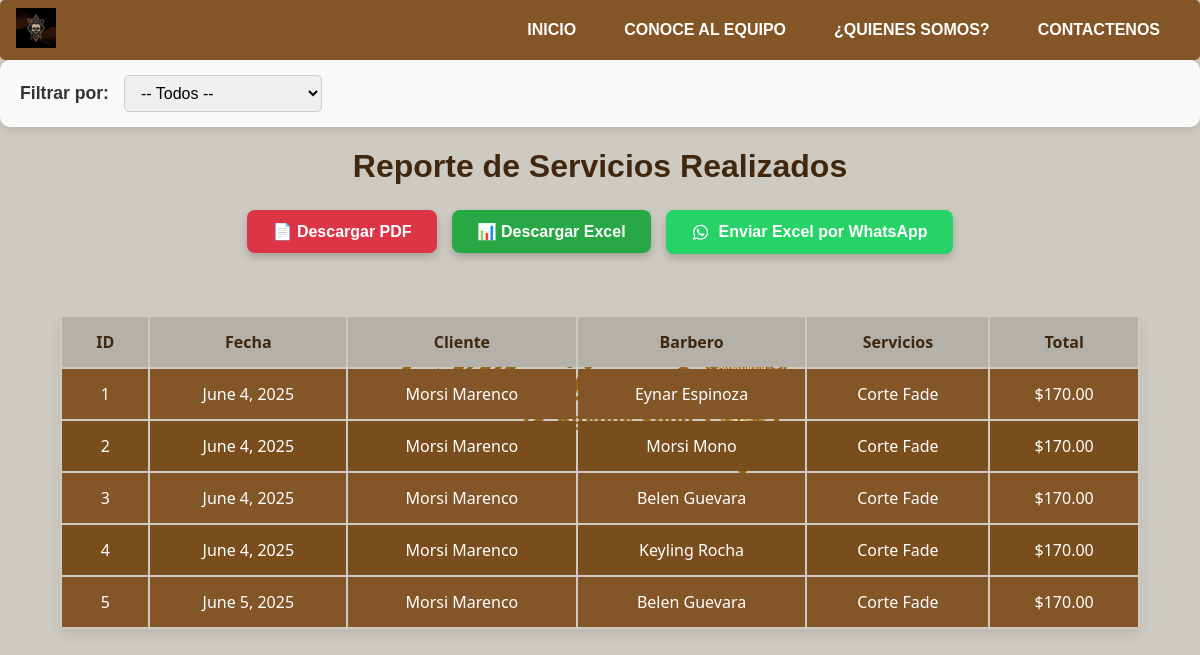
The app's page /reporte-servicios/, older data.
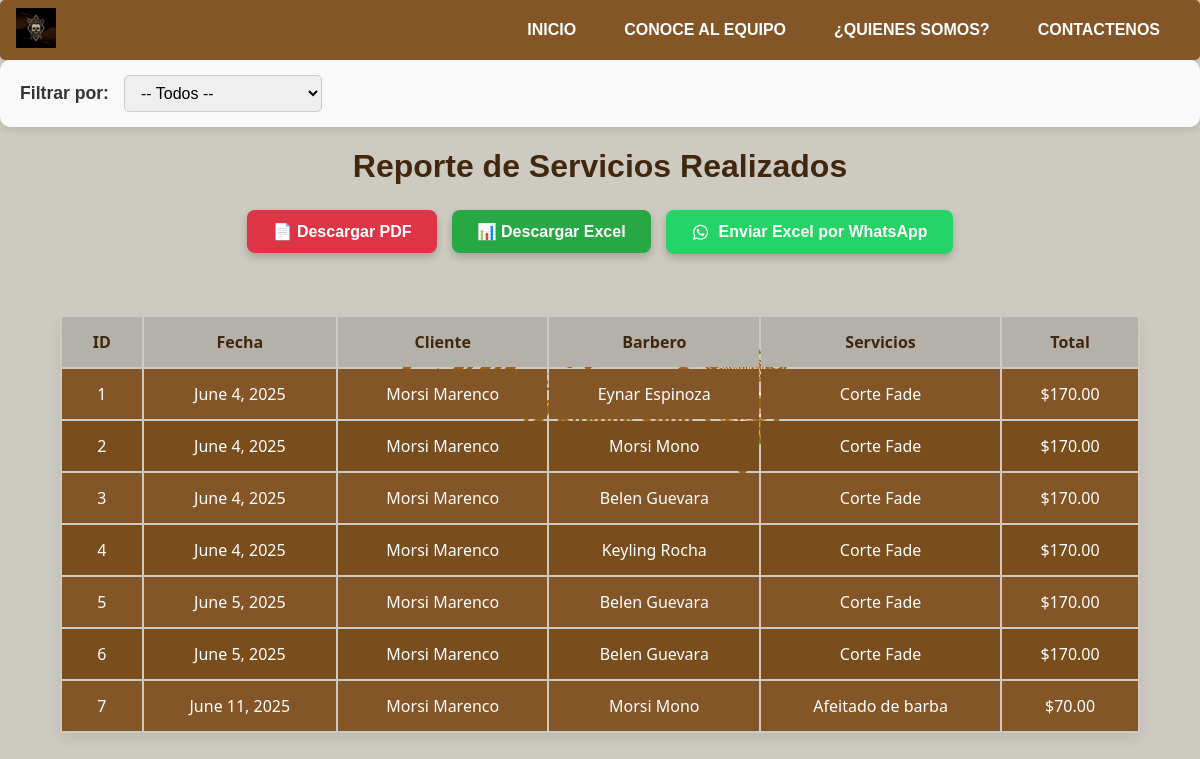
The same page, newer data.
### Apps/aplicacion/models.py (models this page shows, shortened)
class Servicio_Realizado(models.Model):
    fecha = models.DateField(default=timezone.now)
    cliente = models.ForeignKey(Cliente, on_delete=models.CASCADE, related_name='servicios_realizados')
    barbero = models.ForeignKey(Barbero, on_delete=models.CASCADE, related_name='servicios_realizados')

class Cliente(models.Model):
    nombre1 = models.CharField(max_length=15,blank=False)
    nombre2 = models.CharField(max_length=15, blank=True)
    apellidoP = models.CharField(max_length=15, blank=False)
    apellidoM = models.CharField(max_length=15, blank=True)
    instagram = models.CharField(max_length=15, blank=True)
    correo = models.EmailField(max_length=254, blank=True)

class Barbero(models.Model):
    Direccion = models.TextField()
    cedula = models.CharField(max_length=14,blank=False)
    Estado = models.BooleanField(default=True)
    Comisiones = models.DecimalField(max_digits=10, decimal_places=2)
    Empleado = models.ForeignKey(Empleado, on_delete=models.CASCADE, related_name='barberos')

class Empleado(models.Model):
    persona = models.ForeignKey(Persona, on_delete=models.CASCADE, related_name='empleados')
    Salario = models.DecimalField(max_digits=10, decimal_places=2)
    fecha_contratacion = models.DateField(default=timezone.now)

class Persona(AbstractUser):
    nombre1 = models.CharField(max_length=15, blank=False)
    nombre2 = models.CharField(max_length=15, blank=True)
    apellidoP = models.CharField(max_length=15, blank=False)
    apellidoM = models.CharField(max_length=15, blank=True)
    telefono = models.CharField(max_length=15, blank=False)
    rol = models.ForeignKey(Rol, on_delete=models.SET_NULL, null=True, blank=True)

class Detalle_ServicioRealizado(models.Model):
    Servicio = models.ForeignKey(Servicio, on_delete=models.CASCADE, related_name="detalle_ServicioRealizado")
    Servicio_Realizado = models.ForeignKey(Servicio_Realizado,on_delete=models.CASCADE, related_name="detalle")

class Servicio(models.Model):
    nombre = models.CharField(max_length=15)
    tipo = models.CharField(max_length=15)
    descripcion = models.TextField()
    precio = models.DecimalField(max_digits=10, decimal_places=2)
    estado = models.BooleanField(default=True)

### Apps/aplicacion/views.py (the view, shortened to what this page needs)
# urls.py: path('reporte-servicios/', views.reporte_servicios, name='reporte_servicios'),
def reporte_servicios(request):
    filtro = request.GET.get('filtro')
    servicios = Servicio_Realizado.objects.select_related(
        'cliente',
        'barbero__Empleado__persona'
    ).prefetch_related('detalle__Servicio')
    hoy = timezone.now().date()
    if filtro == 'hoy':
        servicios = servicios.filter(fecha=hoy)
    elif filtro == 'semana':
        inicio = hoy - timezone.timedelta(days=hoy.weekday())
        fin = inicio + timezone.timedelta(days=6)
        servicios = servicios.filter(fecha__range=(inicio, fin))
    elif filtro == 'mes':
        servicios = servicios.filter(fecha__year=hoy.year, fecha__month=hoy.month)
    for realizado in servicios:
        total = sum(detalle.Servicio.precio for detalle in realizado.detalle.all())
        realizado.precio_total = total
    context = {
        'servicios': servicios,
        'filtro': filtro,
        'inicio': request.GET.get('inicio', ''),
        'fin': request.GET.get('fin', ''),
    }
    return render(request, 'reporte_servicios.html', context)

### Apps/aplicacion/Templates/reporte_servicios.html (shortened to what this page needs)
{% extends "Layout2.html" %}
{% load static %}
{% block head %}
<link rel="stylesheet" href="{% static 'css/Style2.css' %}">
<link rel="stylesheet" href="{% static 'css/Reporte.css' %}">
<link href='https://unpkg.com/boxicons@2.1.4/css/boxicons.min.css' rel='stylesheet'>
<link href='https://unpkg.com/boxicons@2.1.4/css/boxicons.min.css' rel='stylesheet'>
{% endblock %}
{% block content %}
<form method="get" class="filtro-form">
    <label for="filtro">Filtrar por:</label>
    <select name="filtro" id="filtro" onchange="this.form.submit()">
        <option value="" {% if not filtro %}selected{% endif %}>-- Todos --</option>
    </select>
</form>
<h1>Reporte de Servicios Realizados</h1>
<div class="report-buttons-container">
    <a href="{% url 'descargar_reporte_pdf' %}?filtro={{ filtro }}{% if inicio %}&inicio={{ inicio }}{% endif %}{% if fin %}&fin={{ fin }}{% endif %}"
        target="_blank">
        <button class="btn-pdf">📄 Descargar PDF</button>
    </a>
    <a href="{% url 'descargar_reporte_excel' %}?filtro={{ filtro }}{% if inicio %}&inicio={{ inicio }}{% endif %}{% if fin %}&fin={{ fin }}{% endif %}"
        target="_blank">
        <button class="btn-excel">📊 Descargar Excel</button>
    </a>
    <form method="POST" action="{% url 'enviar_reporte_excel_whatsapp' %}">
        <button type="submit" class="btn-whatsapp"><i class='bx bxl-whatsapp'></i>Enviar Excel por WhatsApp</button>
    </form>
</div>
<br>
<br>
<table>
    <thead>
        <tr>
            <th>ID</th>
            <th>Fecha</th>
            <th>Cliente</th>
            <th>Barbero</th>
            <th>Servicios</th>
            <th>Total</th>
        </tr>
    </thead>
    <tbody>
        {% for servicio in servicios %}
        <tr>
            <td>{{ servicio.id }}</td>
            <td>{{ servicio.fecha }}</td>
            <td>{{ servicio.cliente.nombre1 }} {{ servicio.cliente.apellidoP }}</td>
            <td>{{ servicio.barbero.Empleado.persona.nombre1 }} {{ servicio.barbero.Empleado.persona.apellidoP }}</td>
            <td>
                {% for detalle in servicio.detalle.all %}
                {{ detalle.Servicio.nombre }}{% if not forloop.last %}, {% endif %}
                {% endfor %}
            </td>
            <td>${{ servicio.precio_total }}</td>
        </tr>
        {% empty %}
        <tr>
            <td colspan="6">No hay servicios realizados</td>
        </tr>
        {% endfor %}
    </tbody>
</table>
{% endblock %}

### Apps/aplicacion/Templates/Layout2.html (shortened to what this page needs)
{% load static %}
<!DOCTYPE html>
<html lang="en">
<head>
    {% block head %}{% endblock %}
</head>
<body>
    <nav class="navbar">
        <div class="navbar-logo">
            <img src="{% static 'image/logo.jpg' %}" alt="Logo" />
        </div>
        <ul class="navbar-links">
            <li><a href="{% url 'index' %}">INICIO</a></li>
            <li><a href="{% url 'Equipo' %}">CONOCE AL EQUIPO</a></li>
            <li><a href="{% url 'Quienes_Somos' %}">¿QUIENES SOMOS?</a></li>
            <li><a href="{% url 'Contactanos' %}">CONTACTENOS</a></li>
        </ul>
    </nav>
    {% block content %}{% endblock %}
</body>
</html>

### Apps/aplicacion/static/css/Style2.css (style rules this page uses)
body { background-color: #b3b1a9; font-family: 'Space Grotesk', sans-serif; background: url("/static/image/background.png") center center no-repeat fixed; background-size: 400px; background-color: #cdcac1; background-blend-mode: normal; overflow-x: hidden; margin: 0; padding: 0; }
.navbar { display: flex; align-items: center; justify-content: space-between; background: #835527; padding: 0.5rem 1rem; position: relative; border-radius: 5px; }
.navbar-logo img { height: 40px; }
.navbar-links { display: flex; list-style: none; margin: 0; padding: 0; }
.navbar-links li { margin: 0 0.5rem; }
.navbar-links a { color: #ffff; text-decoration: none; font-weight: bold; padding: 0.5rem 1rem; border-radius: 5px; transition: background 0.2s; }

### Apps/aplicacion/static/css/Reporte.css (style rules this page uses)
h1 { text-align: center; color: #40270E; font-family: 'Space grotesk', sans-serif; margin-bottom: 20px; }
table { width: 90%; margin: 0 auto; border-collapse: separate; font-family: 'Segoe UI', Tahoma, Geneva, Verdana, sans-serif; color: #40270E; box-shadow: 0 6px 12px rgba(0, 0, 0, 0.08); text-align: center; }
th { background-color: #B3B1A9; color: #40270E; font-weight: 700; padding: 14px 20px; user-select: none; text-align: center; }
td { background-color: #835527; color: #fff; padding: 14px 20px; vertical-align: middle; text-align: center; }
tbody tr:nth-child(even) td { background-color: #7a4d1d; }
.filtro-form { margin-bottom: 20px; display: flex; align-items: center; gap: 15px; flex-wrap: wrap; background-color: #f9f9f9; padding: 15px 20px; border-radius: 10px; box-shadow: 0 3px 8px rgba(0, 0, 0, 0.1); }
.filtro-form label { font-weight: 600; font-size: 1.1em; color: #333; }
.filtro-form select, .filtro-form input[type="date"] { padding: 8px 12px; border: 1px solid #ccc; border-radius: 5px; font-size: 1em; cursor: pointer; transition: border-color 0.3s ease; }
.report-buttons-container { display: flex; justify-content: center; gap: 15px; margin-top: 25px; margin-bottom: 25px; }
.report-buttons-container button { padding: 12px 25px; border: none; border-radius: 8px; cursor: pointer; font-size: 16px; font-weight: bold; color: white; transition: background-color 0.3s ease, transform 0.2s ease; box-shadow: 0 4px 8px rgba(0, 0, 0, 0.2); }
.btn-pdf { background-color: #dc3545; }
.btn-excel { background-color: #28a745; }
.btn-whatsapp { background-color: #25d366; display: flex; align-items: center; gap: 8px; }
.btn-whatsapp i { font-size: 20px; }

Row changes from the older to the newer data that the page shows:
added Servicio_Realizado: id "6", fecha "June 5, 2025", cliente.nombre1 "Morsi", cliente.apellidoP "Marenco", barbero.Empleado.persona.nombre1 "Belen", barbero.Empleado.persona.apellidoP "Guevara", precio_total "170.00"
added Detalle_ServicioRealizado: Servicio.nombre "Corte Fade", shown under "6"
added Servicio_Realizado: id "7", fecha "June 11, 2025", cliente.nombre1 "Morsi", cliente.apellidoP "Marenco", barbero.Empleado.persona.nombre1 "Morsi", barbero.Empleado.persona.apellidoP "Mono", precio_total "70.00"
added Detalle_ServicioRealizado: Servicio.nombre "Afeitado de barba", shown under "7"
